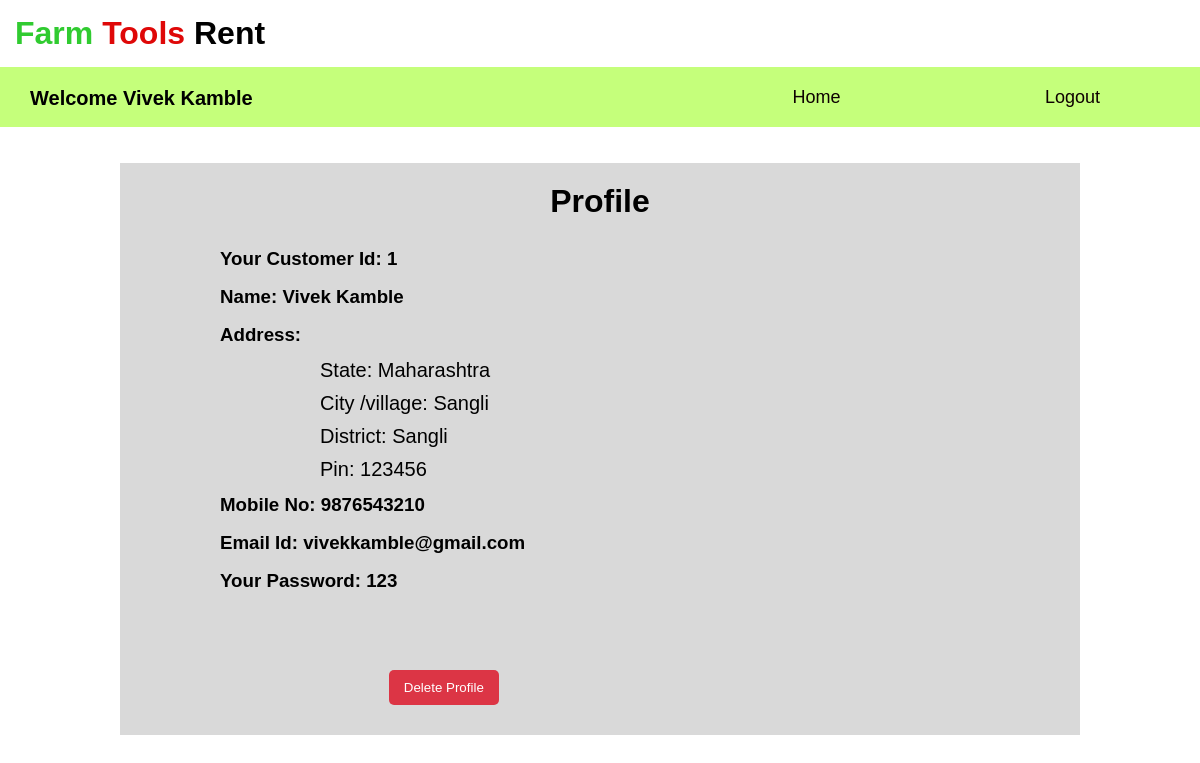
Screenshot of /Customer_Profile.php (signed in) with the database file from the repository.
### tables this page shows
CREATE TABLE `c_signup` (
  `Customer_id` int(11) NOT NULL,
  `Account_status` varchar(255) NOT NULL,
  `Full_name` varchar(70) NOT NULL,
  `City_village` varchar(30) NOT NULL,
  `State` varchar(30) NOT NULL,
  `District` varchar(30) NOT NULL,
  `Pin` varchar(30) NOT NULL,
  `Mobile` varchar(20) NOT NULL,
  `Email` varchar(75) NOT NULL,
  `Password` varchar(50) NOT NULL,
  `Repassword` varchar(50) NOT NULL
);

### Customer_Profile.php (the view, shortened to what this page needs)
<?php
require 'connection/config.php';
if (!empty($_SESSION['Customer_id'])) {
    $Customer_id = $_SESSION['Customer_id'];
    $result = mysqli_query($conn, "SELECT * FROM c_signup WHERE Customer_id=$Customer_id");
    $row = mysqli_fetch_assoc($result);
} else {
    header("Location: Customer_Dashboard.php");
    exit();
}
?>
<!DOCTYPE html>
<html lang="en">
<head>
    <link rel="stylesheet" href="Css/Profile.css">
</head>
<body>
    <div class="main_div">
        <div class="logo">
            <h1><span class="farm">Farm </span><span class="Tools"> Tools </span><span class="Rent"> Rent</span></h1>
        </div>
        <div>
            <nav>
                <ul>
                    <li class="seller-wel">Welcome <?php echo $row["Full_name"]; ?></li>
                    <div class="icons">
                        <li><a href="Customer_Dashboard.php" id="customer-login">Home</a></li>
                        <li><a href="logout.php" id="customer-login">Logout</a></li>
                    </div>
                </ul>
            </nav>
        </div>
    </div>
    <div class="profile-cont">
        <h1>Profile</h1>
        <h3>Your Customer Id: <?php echo $row["Customer_id"]; ?></h3>
        <h3>Name: <?php echo $row["Full_name"]; ?></h3>
        <h3>Address:</h3>
        <p>State: <?php echo $row["State"] ?></p>
        <p>City /village: <?php echo $row["City_village"] ?></p>
        <p>District: <?php echo $row["District"] ?></p>
        <p>Pin: <?php echo $row["Pin"] ?></p>
        <h3>Mobile No: <?php echo $row["Mobile"]; ?></h3>
        <h3>Email Id: <?php echo $row["Email"]; ?></h3>
        <h3 id="pass">Your Password: <?php echo $row["Password"]; ?></h3>
<form id="deleteProfileForm" method="post" onsubmit="return confirmDelete()">
    <button type="submit" class="delete-profile-button">Delete Profile</button>
</form>
    </div>
</body>
</html>

### Css/Profile.css (style rules this page uses)
* { padding: 0; margin: 0; font-family: Arial, sans-serif; }
.main_div { width:100% }
.logo { background-color: white; padding:15px; }
h1 .farm { color: rgb(48, 203, 48); }
h1 .Tools { color: rgb(223, 8, 8); }
h1 .Rent { color:black ; }
nav { width: 100%; height: 60px; background-color: #C5FF7B; }
.icons { float: right; }
nav li { justify-content: center; display: inline-flex; text-align: center; }
nav li a { color: rgb(14, 1, 1); font-size: 18px; padding: 20px; padding-inline: 100px; text-decoration: none; transition: background-color 0.3s, color 0.3s, transform 0.8s; border-radius: 50px; }
.seller-wel { justify-content: center; align-items: center; padding-top: 20px; width: auto; padding-inline: 30px; font-size: 20px; font-weight: 600; }
.profile-cont { margin: auto; margin-top: 3%; margin-bottom: 5%; align-items: center; width: 80%; background-color: #D9D9D9; }
.profile-cont h1 { text-align: center; padding: 20px; }
.profile-cont h3 { padding: 8px; padding-left: 100px; }
.profile-cont p { font-size: 20px; padding: 5px; padding-left: 200px; }
#pass { padding-bottom: 5%; }

### Customer_Profile.php (style rules this page uses)
.delete-profile-button, .edit-profile-button { background-color: #dc3545; color: #fff; padding: 10px 15px; border: none; border-radius: 5px; cursor: pointer; margin-block: 30px; margin-left: 28%; }

### rows the page displays
c_signup: Full_name "Vivek Kamble", Customer_id "1", State "Maharashtra", City_village "Sangli", District "Sangli", Pin "123456", Mobile "9876543210", Email "vivekkamble@gmail.com", Password "123"
